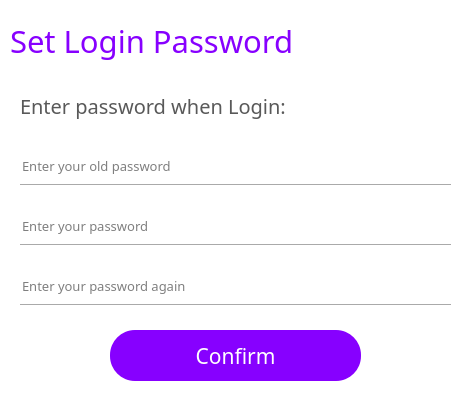
<?xml version="1.0" encoding="UTF-8"?>
<ui version="4.0">
 <class>ChangePswForm</class>
 <widget class="QWidget" name="ChangePswForm">
  <property name="geometry">
   <rect>
    <x>0</x>
    <y>0</y>
    <width>469</width>
    <height>399</height>
   </rect>
  </property>
  <property name="windowTitle">
   <string>Form</string>
  </property>
  <property name="styleSheet">
   <string notr="true">background-color: rgb(255, 255, 255);</string>
  </property>
  <widget class="QPushButton" name="turn2visible1_3">
   <property name="geometry">
    <rect>
     <x>410</x>
     <y>270</y>
     <width>31</width>
     <height>31</height>
    </rect>
   </property>
   <property name="font">
    <font>
     <family>Arial</family>
    </font>
   </property>
   <property name="cursor">
    <cursorShape>PointingHandCursor</cursorShape>
   </property>
   <property name="focusPolicy">
    <enum>Qt::NoFocus</enum>
   </property>
   <property name="autoFillBackground">
    <bool>false</bool>
   </property>
   <property name="styleSheet">
    <string notr="true">border:0px;</string>
   </property>
   <property name="text">
    <string/>
   </property>
   <property name="icon">
    <iconset resource="pic.qrc">
     <normaloff>:/pic/02.png</normaloff>:/pic/02.png</iconset>
   </property>
   <property name="iconSize">
    <size>
     <width>40</width>
     <height>40</height>
    </size>
   </property>
   <property name="flat">
    <bool>true</bool>
   </property>
  </widget>
  <widget class="QPushButton" name="pushButton_9">
   <property name="geometry">
    <rect>
     <x>110</x>
     <y>330</y>
     <width>251</width>
     <height>51</height>
    </rect>
   </property>
   <property name="font">
    <font>
     <family>微软雅黑</family>
     <pointsize>16</pointsize>
    </font>
   </property>
   <property name="cursor">
    <cursorShape>PointingHandCursor</cursorShape>
   </property>
   <property name="focusPolicy">
    <enum>Qt::NoFocus</enum>
   </property>
   <property name="styleSheet">
    <string notr="true">background-color: rgb(135, 0, 255);
color: rgb(255, 255, 255);
border-radius:25px;</string>
   </property>
   <property name="text">
    <string>Confirm</string>
   </property>
   <property name="flat">
    <bool>false</bool>
   </property>
  </widget>
  <widget class="QPushButton" name="pushButton_35">
   <property name="geometry">
    <rect>
     <x>300</x>
     <y>90</y>
     <width>51</width>
     <height>31</height>
    </rect>
   </property>
   <property name="cursor">
    <cursorShape>PointingHandCursor</cursorShape>
   </property>
   <property name="focusPolicy">
    <enum>Qt::NoFocus</enum>
   </property>
   <property name="autoFillBackground">
    <bool>false</bool>
   </property>
   <property name="styleSheet">
    <string notr="true">border:0px;</string>
   </property>
   <property name="text">
    <string/>
   </property>
   <property name="icon">
    <iconset resource="pic.qrc">
     <normaloff>:/pic/open2.png</normaloff>:/pic/open2.png</iconset>
   </property>
   <property name="iconSize">
    <size>
     <width>28</width>
     <height>28</height>
    </size>
   </property>
   <property name="flat">
    <bool>true</bool>
   </property>
  </widget>
  <widget class="QLabel" name="label_15">
   <property name="geometry">
    <rect>
     <x>10</x>
     <y>10</y>
     <width>331</width>
     <height>61</height>
    </rect>
   </property>
   <property name="font">
    <font>
     <family>微软雅黑</family>
     <pointsize>23</pointsize>
     <weight>50</weight>
     <bold>false</bold>
    </font>
   </property>
   <property name="styleSheet">
    <string notr="true">color: rgb(135, 0, 255);</string>
   </property>
   <property name="text">
    <string>Set Login Password</string>
   </property>
  </widget>
  <widget class="QPushButton" name="closeenterpsw">
   <property name="geometry">
    <rect>
     <x>430</x>
     <y>0</y>
     <width>41</width>
     <height>31</height>
    </rect>
   </property>
   <property name="focusPolicy">
    <enum>Qt::NoFocus</enum>
   </property>
   <property name="styleSheet">
    <string notr="true">border:0px;</string>
   </property>
   <property name="text">
    <string/>
   </property>
   <property name="icon">
    <iconset resource="pic.qrc">
     <normaloff>:/pic/close.png</normaloff>:/pic/close.png</iconset>
   </property>
   <property name="flat">
    <bool>true</bool>
   </property>
  </widget>
  <widget class="QLabel" name="label_72">
   <property name="geometry">
    <rect>
     <x>20</x>
     <y>90</y>
     <width>271</width>
     <height>31</height>
    </rect>
   </property>
   <property name="font">
    <font>
     <family>微软雅黑</family>
     <pointsize>15</pointsize>
    </font>
   </property>
   <property name="styleSheet">
    <string notr="true">color: rgb(89, 89, 89);</string>
   </property>
   <property name="text">
    <string>Enter password when Login:</string>
   </property>
   <property name="alignment">
    <set>Qt::AlignLeading|Qt::AlignLeft|Qt::AlignVCenter</set>
   </property>
  </widget>
  <widget class="Line" name="line_33">
   <property name="geometry">
    <rect>
     <x>20</x>
     <y>240</y>
     <width>431</width>
     <height>10</height>
    </rect>
   </property>
   <property name="orientation">
    <enum>Qt::Horizontal</enum>
   </property>
  </widget>
  <widget class="QLineEdit" name="lineEdit_7">
   <property name="geometry">
    <rect>
     <x>20</x>
     <y>270</y>
     <width>381</width>
     <height>31</height>
    </rect>
   </property>
   <property name="font">
    <font>
     <family>微软雅黑</family>
     <pointsize>10</pointsize>
    </font>
   </property>
   <property name="toolTip">
    <string/>
   </property>
   <property name="statusTip">
    <string/>
   </property>
   <property name="whatsThis">
    <string/>
   </property>
   <property name="accessibleName">
    <string/>
   </property>
   <property name="accessibleDescription">
    <string/>
   </property>
   <property name="styleSheet">
    <string notr="true">
QLineEdit[echoMode=&quot;2&quot;] {
    lineedit-password-character:42;
}
</string>
   </property>
   <property name="frame">
    <bool>false</bool>
   </property>
   <property name="echoMode">
    <enum>QLineEdit::Password</enum>
   </property>
   <property name="placeholderText">
    <string>Enter your password again</string>
   </property>
  </widget>
  <widget class="Line" name="line_34">
   <property name="geometry">
    <rect>
     <x>20</x>
     <y>300</y>
     <width>431</width>
     <height>10</height>
    </rect>
   </property>
   <property name="orientation">
    <enum>Qt::Horizontal</enum>
   </property>
  </widget>
  <widget class="QLineEdit" name="lineEdit_6">
   <property name="geometry">
    <rect>
     <x>20</x>
     <y>210</y>
     <width>381</width>
     <height>31</height>
    </rect>
   </property>
   <property name="font">
    <font>
     <family>微软雅黑</family>
     <pointsize>10</pointsize>
    </font>
   </property>
   <property name="toolTip">
    <string/>
   </property>
   <property name="statusTip">
    <string/>
   </property>
   <property name="whatsThis">
    <string/>
   </property>
   <property name="accessibleName">
    <string/>
   </property>
   <property name="accessibleDescription">
    <string/>
   </property>
   <property name="styleSheet">
    <string notr="true">
QLineEdit[echoMode=&quot;2&quot;] {
    lineedit-password-character:42;
}
</string>
   </property>
   <property name="frame">
    <bool>false</bool>
   </property>
   <property name="echoMode">
    <enum>QLineEdit::Password</enum>
   </property>
   <property name="placeholderText">
    <string>Enter your password </string>
   </property>
  </widget>
  <widget class="QPushButton" name="turn2visible1_2">
   <property name="geometry">
    <rect>
     <x>410</x>
     <y>210</y>
     <width>31</width>
     <height>31</height>
    </rect>
   </property>
   <property name="font">
    <font>
     <family>Arial</family>
    </font>
   </property>
   <property name="cursor">
    <cursorShape>PointingHandCursor</cursorShape>
   </property>
   <property name="focusPolicy">
    <enum>Qt::NoFocus</enum>
   </property>
   <property name="autoFillBackground">
    <bool>false</bool>
   </property>
   <property name="styleSheet">
    <string notr="true">border:0px;</string>
   </property>
   <property name="text">
    <string/>
   </property>
   <property name="icon">
    <iconset resource="pic.qrc">
     <normaloff>:/pic/02.png</normaloff>:/pic/02.png</iconset>
   </property>
   <property name="iconSize">
    <size>
     <width>40</width>
     <height>40</height>
    </size>
   </property>
   <property name="flat">
    <bool>true</bool>
   </property>
  </widget>
  <widget class="Line" name="line_35">
   <property name="geometry">
    <rect>
     <x>20</x>
     <y>180</y>
     <width>431</width>
     <height>10</height>
    </rect>
   </property>
   <property name="orientation">
    <enum>Qt::Horizontal</enum>
   </property>
  </widget>
  <widget class="QLineEdit" name="lineEdit_8">
   <property name="geometry">
    <rect>
     <x>20</x>
     <y>150</y>
     <width>381</width>
     <height>31</height>
    </rect>
   </property>
   <property name="font">
    <font>
     <family>微软雅黑</family>
     <pointsize>10</pointsize>
    </font>
   </property>
   <property name="toolTip">
    <string/>
   </property>
   <property name="statusTip">
    <string/>
   </property>
   <property name="whatsThis">
    <string/>
   </property>
   <property name="accessibleName">
    <string/>
   </property>
   <property name="accessibleDescription">
    <string/>
   </property>
   <property name="styleSheet">
    <string notr="true">
QLineEdit[echoMode=&quot;2&quot;] {
    lineedit-password-character:42;
}
</string>
   </property>
   <property name="frame">
    <bool>false</bool>
   </property>
   <property name="echoMode">
    <enum>QLineEdit::Password</enum>
   </property>
   <property name="placeholderText">
    <string>Enter your old password </string>
   </property>
  </widget>
  <widget class="QPushButton" name="turn2visible1_4">
   <property name="geometry">
    <rect>
     <x>410</x>
     <y>150</y>
     <width>31</width>
     <height>31</height>
    </rect>
   </property>
   <property name="font">
    <font>
     <family>Arial</family>
    </font>
   </property>
   <property name="cursor">
    <cursorShape>PointingHandCursor</cursorShape>
   </property>
   <property name="focusPolicy">
    <enum>Qt::NoFocus</enum>
   </property>
   <property name="autoFillBackground">
    <bool>false</bool>
   </property>
   <property name="styleSheet">
    <string notr="true">border:0px;</string>
   </property>
   <property name="text">
    <string/>
   </property>
   <property name="icon">
    <iconset resource="pic.qrc">
     <normaloff>:/pic/02.png</normaloff>:/pic/02.png</iconset>
   </property>
   <property name="iconSize">
    <size>
     <width>40</width>
     <height>40</height>
    </size>
   </property>
   <property name="flat">
    <bool>true</bool>
   </property>
  </widget>
 </widget>
 <resources>
  <include location="pic.qrc"/>
 </resources>
 <connections/>
</ui>
